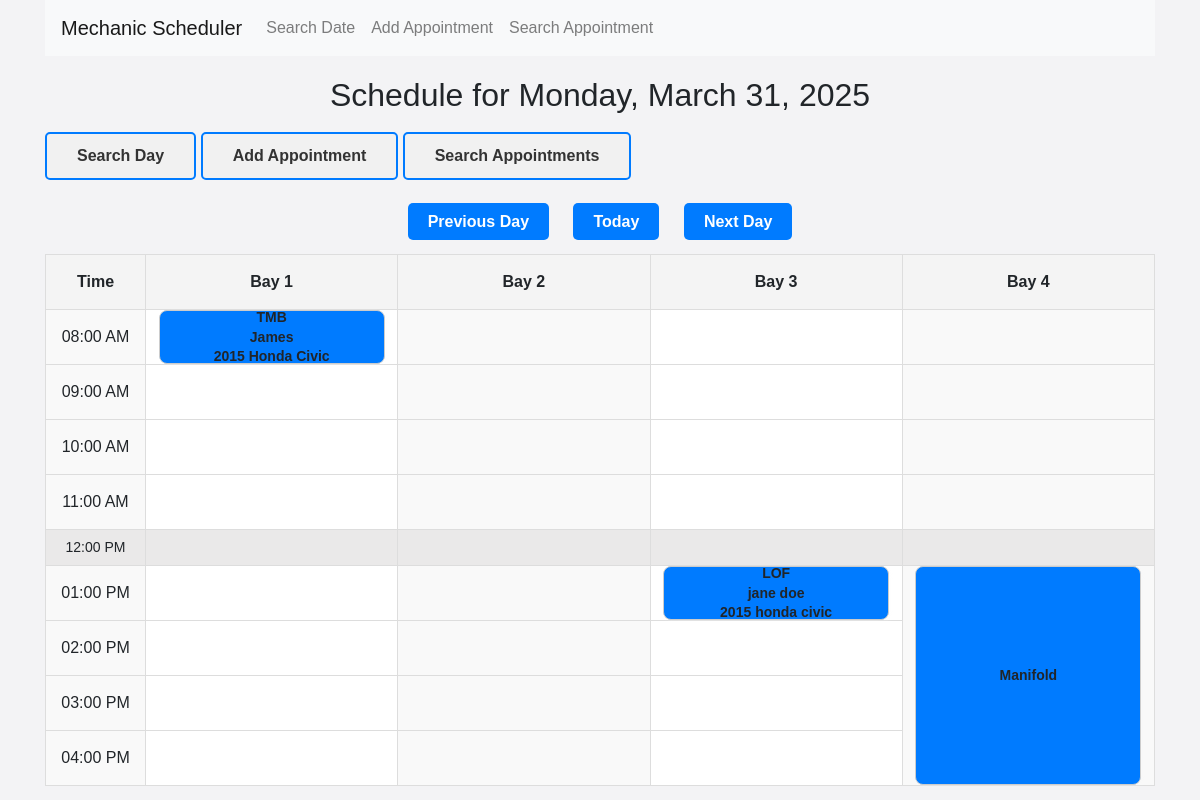
The page / on the database its author committed.
### scheduler/models.py (models this page shows, shortened)
class Appointment(models.Model):
    customer_name = models.CharField(max_length=100, blank=True, null=True)
    vehicle_make = models.CharField(max_length=50, blank=True, null=True)
    vehicle_model = models.CharField(max_length=50, blank=True, null=True)
    vehicle_year = models.IntegerField(blank=True, null=True)
    phone_number = models.CharField(max_length=15, blank=True, null=True)
    jobs = models.ManyToManyField(Job, blank=True)
    custom_job_name = models.CharField(max_length=100, blank=True, null=True)
    start_time = models.DateTimeField(default=now)
    duration_hours = models.IntegerField(default=1)  # Total duration for the appointment
    bay = models.PositiveIntegerField(choices=[(i, f"Bay {i}") for i in range(1, 5)])
    notes = models.TextField(blank=True, null=True)

class Job(models.Model):
    title = models.CharField(max_length=100, default="Unknown Job")
    duration_hours = models.PositiveIntegerField(default=1)

### scheduler/views.py (the view)
# urls.py: path('', views.daily_schedule, name='daily_schedule'),
def daily_schedule(request, date=None):
    if date:
        try:
            selected_date = datetime.strptime(date, "%Y-%m-%d").date()
        except ValueError:
            selected_date = now().date()
    else:
        selected_date = now().date()
    day_of_week = selected_date.strftime('%A')
    previous_date = selected_date - timedelta(days=1)
    next_date = selected_date + timedelta(days=1)
    today_date = now().date()
    time_slots = [datetime.strptime(f'{hour}:00', "%H:%M").strftime('%I:%M %p') for hour in range(8, 17)]
    appointments = Appointment.objects.filter(start_time__date=selected_date)
    slot_map = {}
    skip_tracker = set()
    for appointment in appointments:
        start_hour = appointment.start_time.replace(minute=0)
        time_label = start_hour.strftime('%I:%M %p')
        key = (time_label, appointment.bay)
        slot_map[key] = appointment
        for i in range(1, int(appointment.duration_hours)):
            future_time = start_hour + timedelta(hours=i)
            future_label = future_time.strftime('%I:%M %p')
            skip_tracker.add((future_label, appointment.bay))
    render_schedule = []
    for time in time_slots:
        row = []
        for bay in range(1, 5):
            key = (time, bay)
            if key in skip_tracker:
                row.append("SKIP")
            else:
                row.append(slot_map.get(key))
        render_schedule.append((time, row))
    context = {
        "selected_date": selected_date,
        "day_of_week": day_of_week,
        "previous_date": previous_date,
        "next_date": next_date,
        "today_date": today_date,
        "schedule": render_schedule,
        "appointments": appointments,
    }
    return render(request, "scheduler/daily_schedule.html", context)

### scheduler/templates/scheduler/daily_schedule.html (shortened to what this page needs)
{% extends 'scheduler/base.html' %}
{% load static %}
{% block content %}
    <h2>Schedule for {{ day_of_week }}, {{ selected_date }}</h2>
    <div class="calendar-link">
        <a href="{% url 'calendar_view' %}">Search Day</a>
    </div>
    <div class="add-appointment-link">
        <a href="{% url 'add_appointment' %}">Add Appointment</a>
    </div>
    <div style="margin:10px 0;padding:10px;display:inline-block;background:#f1f1f1;border:2px solid #007bff;border-radius:5px;font-weight:bold;">
        <a href="{% url 'search_appointments' %}" style="color:#333;font-size:16px;padding:10px 20px;text-decoration:none;">Search Appointments</a>
    </div>
    <div class="nav-buttons">
        <a href="{% url 'daily_schedule_date' date=previous_date|date:'Y-m-d' %}">Previous Day</a>
        <a href="{% url 'daily_schedule_date' date=today_date|date:'Y-m-d' %}">Today</a>
        <a href="{% url 'daily_schedule_date' date=next_date|date:'Y-m-d' %}">Next Day</a>
    </div>
    <table class="schedule-table">
        <thead>
            <tr>
                <th>Time</th>
                <th>Bay 1</th>
                <th>Bay 2</th>
                <th>Bay 3</th>
                <th>Bay 4</th>
            </tr>
        </thead>
        <tbody>
            {% for time, row in schedule %}
            <tr class="{% if time == '12:00 PM' %}lunch-row{% endif %}">
                <td class="{% if time == '12:00 PM' %}no-appointment-block{% endif %}">{{ time }}</td>
                {% for bay in row %}
                    {% if bay == "SKIP" %}
                        <td class="skip-cell"></td>
                    {% else %}
                        <td class="{% if time == '12:00 PM' %}no-appointment-block{% endif %}"
                            {% if bay and bay.duration_hours > 1 %} rowspan="{{ bay.duration_hours|floatformat:0 }}" {% endif %}
                            style="position: relative; vertical-align: top;">
                            {% if bay %}
                            <div class="appointment-box" onclick="openAppointmentModal('{{ bay.id }}', '{% if bay.custom_job_name %}{{ bay.custom_job_name }}{% elif bay.jobs.exists %}{{ bay.jobs.first.title }}{% else %}No Job{% endif %}', '{{ bay.customer_name }}', '{{ bay.vehicle_make }}', '{{ bay.vehicle_model }}', '{{ bay.vehicle_year }}', '{{ bay.phone_number }}', '{{ bay.notes }}')">
                                <strong>{% if bay.custom_job_name %}{{ bay.custom_job_name }}{% elif bay.jobs.exists %}{{ bay.jobs.first.title }}{% else %}No Job{% endif %}</strong>
                                {% if bay.customer_name %}<div>{{ bay.customer_name }}</div>{% endif %}
                                {% if bay.vehicle_year or bay.vehicle_make or bay.vehicle_model %}
                                    <div>
                                        {% if bay.vehicle_year %}{{ bay.vehicle_year }} {% endif %}
                                        {% if bay.vehicle_make %}{{ bay.vehicle_make }} {% endif %}
                                        {% if bay.vehicle_model %}{{ bay.vehicle_model }}{% endif %}
                                    </div>
                                {% endif %}
                            </div>
                            {% endif %}
                        </td>
                    {% endif %}
                {% endfor %}
            </tr>
            {% endfor %}
        </tbody>
    </table>
{% endblock %}

### scheduler/templates/scheduler/base.html (shortened to what this page needs)
{% load static %}
<!DOCTYPE html>
<html lang="en">
<head>
    <link rel="stylesheet" href="https://stackpath.bootstrapcdn.com/bootstrap/4.5.2/css/bootstrap.min.css">
    <link rel="stylesheet" href="https://cdn.jsdelivr.net/npm/bootstrap-datepicker@1.9.0/dist/css/bootstrap-datepicker.min.css">
    <link rel="stylesheet" href="{% static 'css/style.css' %}">
</head>
<body>
    <div class="container">
        <nav class="navbar navbar-expand-lg navbar-light bg-light">
            <a class="navbar-brand" href="{% url 'daily_schedule' %}">Mechanic Scheduler</a>
            <div class="collapse navbar-collapse">
                <ul class="navbar-nav">
                    <li class="nav-item">
                        <a class="nav-link" href="{% url 'calendar_view' %}">Search Date</a>
                    </li>
                    <li class="nav-item">
                        <a class="nav-link" href="{% url 'add_appointment' %}">Add Appointment</a>
                    </li>
                    <li class="nav-item">
                        <a class="nav-link" href="{% url 'search_appointments' %}">Search Appointment</a>
                    </li>
                </ul>
            </div>
        </nav>
        <div class="content">
            {% block content %}
            {% endblock %}
        </div>
    </div>
</body>
</html>

### scheduler/css/style.css (style rules this page uses)
body { font-family: Arial, sans-serif; margin: 0; padding: 0; background-color: #f3f3f5; }
h2 { text-align: center; margin-top: 20px; font-size: 2rem; }
.nav-buttons { text-align: center; margin-top: 20px; }
.nav-buttons a { padding: 10px 20px; background-color: #007bff; color: white; font-weight: bold; text-decoration: none; border-radius: 5px; margin: 0 10px; }
.calendar-link, .add-appointment-link, .search-appointments-link { margin: 10px 0; padding: 10px; display: inline-block; background-color: #f1f1f1; border: 2px solid #007bff; border-radius: 5px; text-align: center; text-decoration: none; font-weight: bold; }
.calendar-link a, .add-appointment-link a, .search-appointments-link a { color: #333; font-size: 16px; padding: 10px 20px; text-decoration: none; }
.schedule-table { width: 100%; margin-top: 20px; border-collapse: collapse; }
.schedule-table th, .schedule-table td { padding: 15px; text-align: center; border: 1px solid #ddd; position: relative; }
.schedule-table th { background-color: #f4f4f4; font-weight: bold; }
.schedule-table td { background-color: #fff; height: 50px; position: relative; vertical-align: top; }
.schedule-table td:nth-child(odd) { background-color: #f9f9f9; }
.schedule-table th:first-child, .schedule-table td:first-child { width: 100px; }
.no-appointment-block { font-size: 14px; height: 10px; line-height: 5px; text-align: center; background-color: #eae9e9 !important; }
.appointment-box { position: absolute; top: 0; left: 5%; width: 90%; height: 100%; background-color: #007bff !important; border-radius: 8px; padding: 5px; text-align: center; font-size: 14px; font-weight: bold; display: flex; flex-direction: column; align-items: center; justify-content: center; box-shadow: 2px 2px 5px rgba(249, 248, 248, 0.2) !important; border: 1px solid #ccc !important; overflow: hidden; padding: 20px 8px !important; line-height: 1.4; }
.schedule-table td { position: relative; height: 50px; min-height: 50px; }
.schedule-table td[rowspan] { height: calc(50px * attr(rowspan integer, 1)); }

### scheduler/templates/scheduler/daily_schedule.html (style rules this page uses)
.lunch-row td { height: 30px !important; background-color: #f4f4f4; }
.appointment-box { padding: 4px; border: 1px solid #ccc; border-radius: 4px; background-color: #f9f9f9; height: 100%; }
.nav-buttons { text-align: center; margin-top: 20px; }
.nav-buttons a { padding: 10px 20px; background-color: #007bff; color: white; font-weight: bold; text-decoration: none; border-radius: 5px; margin: 0 10px; }
.calendar-link, .add-appointment-link, .search-appointments-link { margin: 10px 0; padding: 10px; display: inline-block; background-color: #f1f1f1; border: 2px solid #007bff; border-radius: 5px; text-align: center; text-decoration: none; font-weight: bold; }
.calendar-link a, .add-appointment-link a, .search-appointments-link a { color: #333; font-size: 16px; padding: 10px 20px; text-decoration: none; }
.schedule-table { width: 100%; margin-top: 20px; border-collapse: collapse; }
.schedule-table th, .schedule-table td { padding: 15px; text-align: center; border: 1px solid #ddd; position: relative; }
.schedule-table th { background-color: #f4f4f4; font-weight: bold; }
.schedule-table td { background-color: #fff; height: 50px; position: relative; vertical-align: top; }
.schedule-table td:nth-child(odd) { background-color: #f9f9f9; }
.schedule-table th:first-child, .schedule-table td:first-child { width: 100px; }
.no-appointment-block { font-size: 14px; height: 10px; line-height: 5px; text-align: center; background-color: #eae9e9 !important; }
.appointment-box { position: absolute; top: 0; left: 5%; width: 90%; height: 100%; background-color: #007bff !important; border-radius: 8px; padding: 5px; text-align: center; font-size: 14px; font-weight: bold; display: flex; flex-direction: column; align-items: center; justify-content: center; box-shadow: 2px 2px 5px rgba(249, 248, 248, 0.2) !important; border: 1px solid #ccc !important; overflow: hidden; padding: 20px 8px !important; line-height: 1.4; }
.schedule-table td { position: relative; height: 50px; min-height: 50px; }
.schedule-table td[rowspan] { height: calc(50px * attr(rowspan integer, 1)); }

### scheduler/templates/scheduler/base.html (style rules this page uses)
body { font-family: Arial, sans-serif; margin: 0; padding: 0; background-color: #f3f3f5; }
h2 { text-align: center; margin-top: 20px; font-size: 2rem; }

### rows shown on the page
Appointment: time "08:00 AM", custom_job_name "TMB", customer_name "James", vehicle_year "2015", vehicle_make "Honda", vehicle_model "Civic"
Appointment: time "01:00 PM", jobs.first "LOF", customer_name "jane doe", vehicle_year "2015", vehicle_make "honda", vehicle_model "civic"
Appointment: custom_job_name "Manifold"

### other values the page prints
{{ time }} "09:00 AM" "10:00 AM" "11:00 AM" "12:00 PM" "02:00 PM" "03:00 PM" "04:00 PM"
